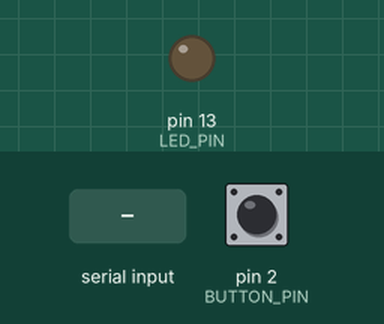
This sketch was run on a simulated Arduino Uno, built with avr-gcc and run on an emulated ATmega328P. Shown: output pins drawn as LEDs (lit = HIGH). Dashed ring = blinking. The test bench sets the inputs (shaded band); at power-on: pin 2 (BUTTON_PIN) HIGH. What the sketch prints to the serial monitor is not drawn.

Above: at 1.6 s.
1.7 s: "FAIL\n" received over Serial
At 1.95 s:
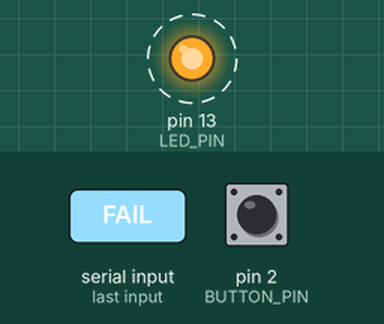
4.7 s: "OK\n" received over Serial
At 5.0 s:
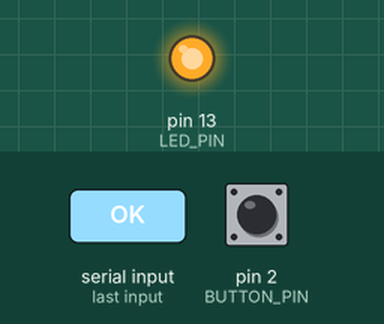
Timing chart, 0 to 7.7 s (numbered marks = the images above; inputs shaded):
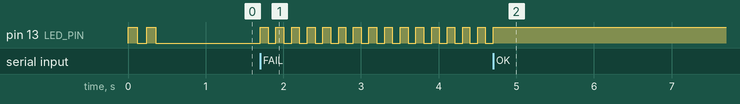

The sketch:

wake_button.ino
```cpp
// Wake button firmware for Arduino-compatible boards with native USB
// (Leonardo, Micro, Pro Micro, Nano Every, ESP32-S2/S3...). Same protocol as the Pico version.

const int BUTTON_PIN = 2;   // to GND when pressed
const int LED_PIN = 13;
const unsigned long HOLD_MS = 1000;
const unsigned long LED_ON_MS = 120000UL;

unsigned long pressedAt = 0;
bool holding = false, sent = false, failing = false;
unsigned long ledUntil = 0;
String reply;

void setup() {
  pinMode(BUTTON_PIN, INPUT_PULLUP);
  pinMode(LED_PIN, OUTPUT);
  Serial.begin(115200);
  for (int i = 0; i < 2; i++) { digitalWrite(LED_PIN, HIGH); delay(120); digitalWrite(LED_PIN, LOW); delay(120); }
  Serial.println("WAKE-BUTTON READY");
}

void loop() {
  unsigned long now = millis();

  if (digitalRead(BUTTON_PIN) == LOW) {
    if (!holding) { holding = true; pressedAt = now; }
    else if (!sent && now - pressedAt >= HOLD_MS) {
      Serial.println("PRESS");
      sent = true;
      digitalWrite(LED_PIN, HIGH);
    }
  } else {
    holding = false;
    sent = false;
  }

  while (Serial.available()) {
    char c = Serial.read();
    if (c == '\n') {
      reply.trim();
      if (reply == "OK") { failing = false; ledUntil = now + LED_ON_MS; digitalWrite(LED_PIN, HIGH); }
      else if (reply == "FAIL") { failing = true; }
      reply = "";
    } else {
      reply += c;
    }
  }

  if (failing) digitalWrite(LED_PIN, (now / 100) % 2);
  else if (ledUntil && (long)(now - ledUntil) >= 0) { ledUntil = 0; digitalWrite(LED_PIN, LOW); }

  delay(10);
}
```

Measured:
- after the input at 1.7 s, pin 13 (LED_PIN): alternates HIGH for 0.10 s and LOW for 0.10 s, starting at once
- after the input at 4.7 s, pin 13 (LED_PIN): goes on until 4.7 s, then stays HIGH
